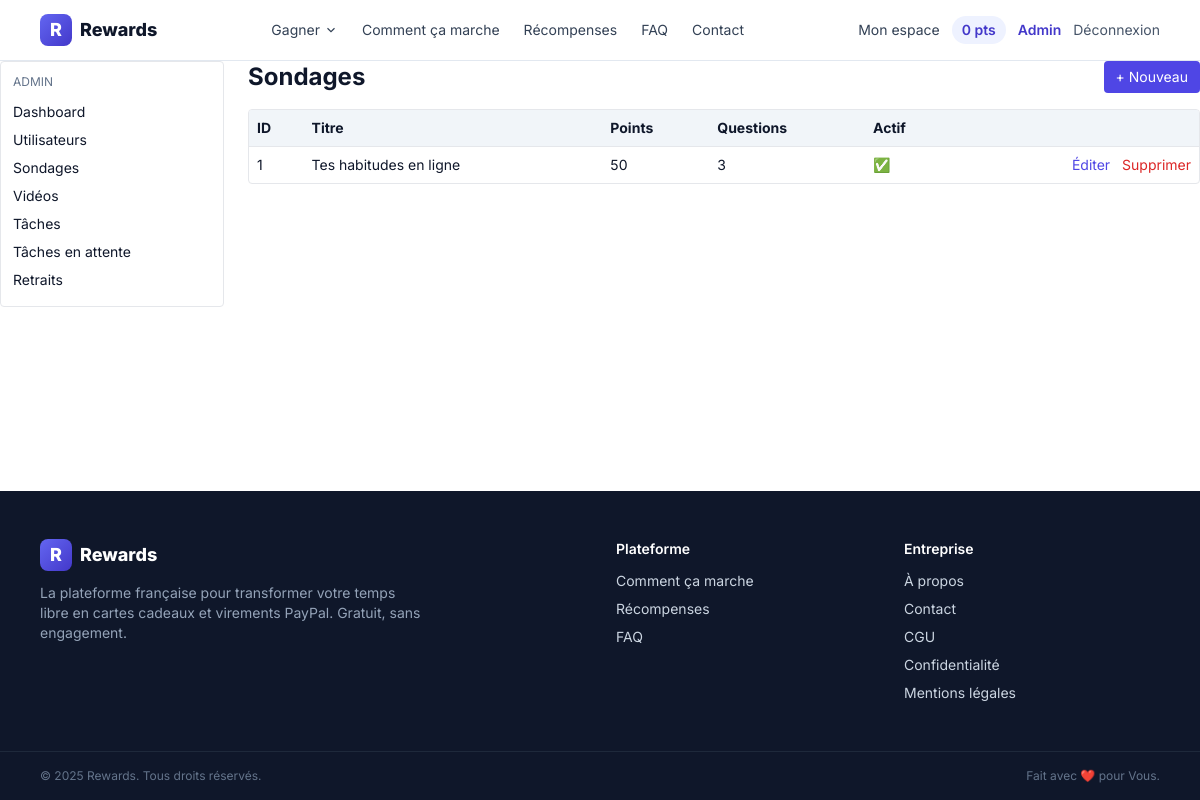
The page /admin/surveys (signed in) on the database its author committed.
### models.py (models this page shows, shortened)
class User(UserMixin, db.Model):
    __tablename__ = "users"
    id = db.Column(db.Integer, primary_key=True)
    email = db.Column(db.String(255), unique=True, nullable=False, index=True)
    password_hash = db.Column(db.String(255), nullable=False)
    points_balance = db.Column(db.Integer, default=0, nullable=False)
    referral_code = db.Column(db.String(16), unique=True, default=_gen_referral_code, nullable=False)
    referred_by_id = db.Column(db.Integer, db.ForeignKey("users.id"), nullable=True)
    paypal_email = db.Column(db.String(255), nullable=True)
    is_admin = db.Column(db.Boolean, default=False, nullable=False)
    created_at = db.Column(db.DateTime, default=datetime.utcnow, nullable=False)
    transactions = db.relationship("PointTransaction", backref="user", lazy="dynamic")
    completions = db.relationship("Completion", backref="user", lazy="dynamic")
    withdrawals = db.relationship("Withdrawal", backref="user", lazy="dynamic")

class Survey(db.Model):
    __tablename__ = "surveys"
    id = db.Column(db.Integer, primary_key=True)
    title = db.Column(db.String(255), nullable=False)
    description = db.Column(db.Text, nullable=True)
    points_reward = db.Column(db.Integer, nullable=False, default=50)
    active = db.Column(db.Boolean, default=True, nullable=False)
    created_at = db.Column(db.DateTime, default=datetime.utcnow)
    questions = db.relationship("SurveyQuestion", backref="survey",
                                cascade="all, delete-orphan", lazy="joined")

### admin/routes.py (the view)
@admin_bp.route("/surveys")
@admin_required
def surveys_list():
    surveys = Survey.query.order_by(Survey.id.desc()).all()
    return render_template("admin/surveys_list.html", surveys=surveys)

### admin/routes.py (called while the page is built)
def admin_required(view):
    @wraps(view)
    @login_required
    def wrapper(*args, **kwargs):
        if not getattr(current_user, "is_admin", False):
            abort(403)
        return view(*args, **kwargs)
    return wrapper

### platforms/registry.py (called while the page is built)
def all_platforms(include_disabled: bool = False):
    return [p for p in PLATFORMS if include_disabled or p["enabled"]]

### templates/admin/surveys_list.html (shortened to what this page needs)
{% extends "admin/_layout.html" %}
{% block admin_content %}
<div class="flex items-center justify-between mb-4">
  <h1 class="text-2xl font-bold">Sondages</h1>
  <a class="bg-indigo-600 text-white px-3 py-1.5 rounded text-sm" href="{{ url_for('admin.survey_form') }}">+ Nouveau</a>
</div>
<div class="bg-white border rounded overflow-hidden">
  <table class="w-full text-sm">
    <thead class="bg-slate-100 text-left"><tr><th class="p-2">ID</th><th class="p-2">Titre</th><th class="p-2">Points</th><th class="p-2">Questions</th><th class="p-2">Actif</th><th class="p-2"></th></tr></thead>
    <tbody>
      {% for s in surveys %}
      <tr class="border-t">
        <td class="p-2">{{ s.id }}</td>
        <td class="p-2">{{ s.title }}</td>
        <td class="p-2">{{ s.points_reward }}</td>
        <td class="p-2">{{ s.questions|length }}</td>
        <td class="p-2">{{ "✅" if s.active else "—" }}</td>
        <td class="p-2 text-right space-x-2">
          <a class="text-indigo-600 hover:underline" href="{{ url_for('admin.survey_form', survey_id=s.id) }}">Éditer</a>
          <form method="post" action="{{ url_for('admin.survey_delete', survey_id=s.id) }}" class="inline" onsubmit="return confirm('Supprimer ?')">
            <button class="text-red-600 hover:underline">Supprimer</button>
          </form>
        </td>
      </tr>
      {% endfor %}
    </tbody>
  </table>
</div>
{% endblock %}

### templates/base.html (shortened to what this page needs)
<!doctype html>
<html lang="fr">
<head>
  <script src="https://cdn.tailwindcss.com"></script>
</head>
<body class="bg-white text-slate-900 min-h-screen flex flex-col">
<header class="bg-white/90 backdrop-blur border-b border-slate-200 sticky top-0 z-40">
  <div class="max-w-6xl mx-auto px-4 py-3 flex items-center justify-between">
    <a href="{{ url_for('index') }}" class="flex items-center gap-2 font-extrabold text-lg">
      <span class="inline-flex w-8 h-8 rounded-lg bg-gradient-to-br from-brand-500 to-brand-700 text-white items-center justify-center">R</span>
      <span>Rewards</span>
    </a>
    <nav class="hidden md:flex items-center gap-6 text-sm">
      <div class="relative group">
        <button class="text-slate-700 hover:text-brand-700 inline-flex items-center gap-1 py-2">
          Gagner
          <svg width="14" height="14" viewBox="0 0 24 24" fill="none" stroke="currentColor" stroke-width="2"><path d="M6 9l6 6 6-6"/></svg>
        </button>
      </div>
      <a href="{{ url_for('pages.how_it_works') }}" class="text-slate-700 hover:text-brand-700">Comment ça marche</a>
      <a href="{{ url_for('pages.rewards') }}" class="text-slate-700 hover:text-brand-700">Récompenses</a>
      <a href="{{ url_for('pages.faq') }}" class="text-slate-700 hover:text-brand-700">FAQ</a>
      <a href="{{ url_for('pages.contact') }}" class="text-slate-700 hover:text-brand-700">Contact</a>
    </nav>
    <div class="hidden md:flex items-center gap-3 text-sm">
      {% if current_user.is_authenticated %}
        <a href="{{ url_for('dashboard.home') }}" class="text-slate-700 hover:text-brand-700">Mon espace</a>
        <a href="{{ url_for('dashboard.home') }}" class="px-2.5 py-1 rounded-full bg-brand-50 text-brand-700 font-semibold">{{ current_user.points_balance }} pts</a>
        {% if current_user.is_admin %}
          <a href="{{ url_for('admin.dashboard') }}" class="text-brand-700 font-semibold">Admin</a>
        {% endif %}
        <a href="{{ url_for('auth.logout') }}" class="text-slate-600 hover:text-brand-700">Déconnexion</a>
      {% else %}
        <a href="{{ url_for('auth.login') }}" class="text-slate-700 hover:text-brand-700">Connexion</a>
        <a href="{{ url_for('auth.signup') }}" class="bg-brand-600 text-white px-4 py-2 rounded-lg font-semibold hover:bg-brand-700 shadow-sm">Commencer gratuitement</a>
      {% endif %}
    </div>
  </div>
</header>
<main class="flex-1">
  {% block content %}{% endblock %}
</main>
{% include 'partials/footer.html' %}
</body>
</html>

### templates/base.html (style rules this page uses)
body { font-family: 'Inter', system-ui, sans-serif; }

### rows shown on the page
User: points_balance "0"
Survey: id "1", title "Tes habitudes en ligne", points_reward "50", questions|length "3", active "✅"
